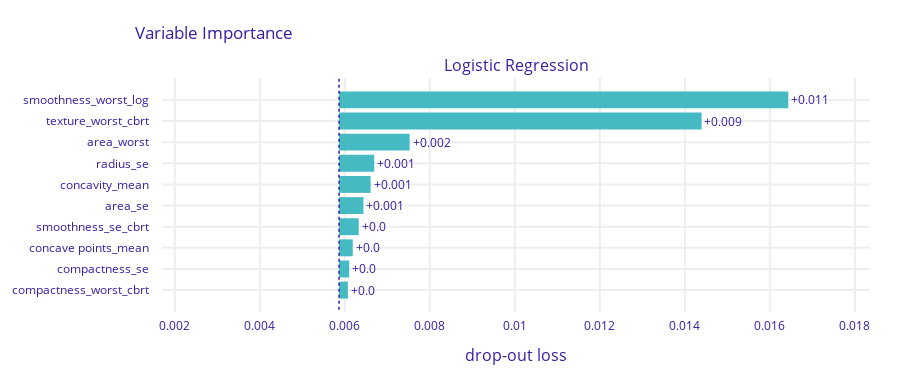

Notebook source saved alongside this figure:
### Code cell
dx_lr_explainer.model_parts().plot()

### Figure 1 — Plotly figure (JSON) as saved in the notebook; plotly's stock layout.template omitted (floating-point values rounded to 4 significant figures)
{"data": [{"base": 0.005865, "hoverinfo": "text", "hoverlabel": {"bgcolor": "rgba(0,0,0,0.8)"}, "hovertext": ["Model: Logistic Regression loss after<br>variable: smoothness_worst_log is permuted: 0.016<br>Drop-out loss change: +0.011", "Model: Logistic Regression loss after<br>variable: texture_worst_cbrt is permuted: 0.014<br>Drop-out loss change: +0.009", "Model: Logistic Regression loss after<br>variable: area_worst is permuted: 0.008<br>Drop-out loss change: +0.002", "Model: Logistic Regression loss after<br>variable: radius_se is permuted: 0.007<br>Drop-out loss change: +0.001", "Model: Logistic Regression loss after<br>variable: concavity_mean is permuted: 0.007<br>Drop-out loss change: +0.001", "Model: Logistic Regression loss after<br>variable: area_se is permuted: 0.006<br>Drop-out loss change: +0.001", "Model: Logistic Regression loss after<br>variable: smoothness_se_cbrt is permuted: 0.006<br>Drop-out loss change: +0.0", "Model: Logistic Regression loss after<br>variable: concave points_mean is permuted: 0.006<br>Drop-out loss change: +0.0", "Model: Logistic Regression loss after<br>variable: compactness_se is permuted: 0.006<br>Drop-out loss change: +0.0", "Model: Logistic Regression loss after<br>variable: compactness_worst_cbrt is permuted: 0.006<br>Drop-out loss change: +0.0"], "marker": {"color": "#46bac2"}, "orientation": "h", "showlegend": false, "text": ["+0.011", "+0.009", "+0.002", "+0.001", "+0.001", "+0.001", "+0.0", "+0.0", "+0.0", "+0.0"], "textposition": "outside", "x": [0.01057, 0.008529, 0.001661, 0.0008279, 0.0007423, 0.0005734, 0.0004627, 0.0003224, 0.0002379, 0.0002082], "y": ["smoothness_worst_log", "texture_worst_cbrt", "area_worst", "radius_se", "concavity_mean", "area_se", "smoothness_se_cbrt", "concave points_mean", "compactness_se", "compactness_worst_cbrt"], "type": "bar", "xaxis": "x", "yaxis": "y"}], "layout": {"xaxis": {"anchor": "y", "domain": [0.0, 1.0], "type": "linear", "gridwidth": 2, "zeroline": false, "automargin": true, "ticks": "outside", "tickcolor": "white", "ticklen": 3, "fixedrange": true, "range": [0.001699, 0.01836]}, "yaxis": {"anchor": "x", "domain": [0.0, 1.0], "type": "category", "autorange": "reversed", "gridwidth": 2, "automargin": true, "ticks": "outside", "tickcolor": "white", "ticklen": 10, "fixedrange": true}, "annotations": [{"font": {"size": 16}, "showarrow": false, "text": "Logistic Regression", "x": 0.5, "xanchor": "center", "xref": "paper", "y": 1.0, "yanchor": "bottom", "yref": "paper"}, {"font": {"size": 16}, "showarrow": false, "text": "drop-out loss", "x": 0.5, "xanchor": "center", "xref": "paper", "y": 0, "yanchor": "top", "yref": "paper", "yshift": -30}], "shapes": [{"line": {"color": "#371ea3", "dash": "dot", "width": 1.5}, "type": "line", "x0": 0.005865, "x1": 0.005865, "xref": "x", "y0": -1, "y1": 10, "yref": "y"}], "title": {"text": "Variable Importance", "x": 0.15}, "font": {"color": "#371ea3"}, "margin": {"t": 78, "b": 71, "r": 30}, "height": 383.0}}
